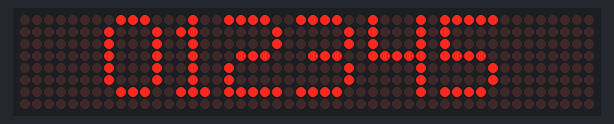
The sketch below on a simulated Arduino Uno, built with avr-gcc and run on an emulated ATmega328P. On the bench: 48×8 LED matrix.

Above: at 0.1 s.

The sketch:

SympfOS_MD.ino
```cpp
// Program to demonstrate the MD_Parola library
//
// Simplest program that does something useful - Hello World!
//
// NOTE: MD_MAX72xx library must be installed and configured for the LED
// matrix type being used. Refer documentation included in the MD_MAX72xx
// library or see this link:
// https://majicdesigns.github.io/MD_MAX72XX/page_hardware.html
//

#include <MD_Parola.h>
#include <MD_MAX72xx.h>
#include <SPI.h>

// Define the number of devices we have in the chain and the hardware interface
// NOTE: These pin numbers will probably not work with your hardware and may
// need to be adapted
//#define MAX_DEVICES 1
//#define CLK_PIN   12
//#define DATA_PIN  13
//#define CS_PIN    4

// Hardware SPI connection
//MD_Parola P = MD_Parola(CS_PIN, MAX_DEVICES);
// Arbitrary output pins

#define HARDWARE_TYPE MD_MAX72XX::FC16_HW
#define MAX_DEVICES 6
#define CLK_PIN   12  //BLUE
#define DATA_PIN  11  //GREEN
#define CS_PIN    10  //RED

MD_Parola P = MD_Parola(HARDWARE_TYPE, CS_PIN, MAX_DEVICES);

//MD_Parola P = MD_Parola(DATA_PIN, CLK_PIN, CS_PIN, MAX_DEVICES);

void setup(void)
{
  P.begin();
  P.displayText("O12345", PA_CENTER, 0, 0, PA_PRINT, PA_NO_EFFECT);
}

void loop(void)
{
  P.displayAnimate();
}
```
